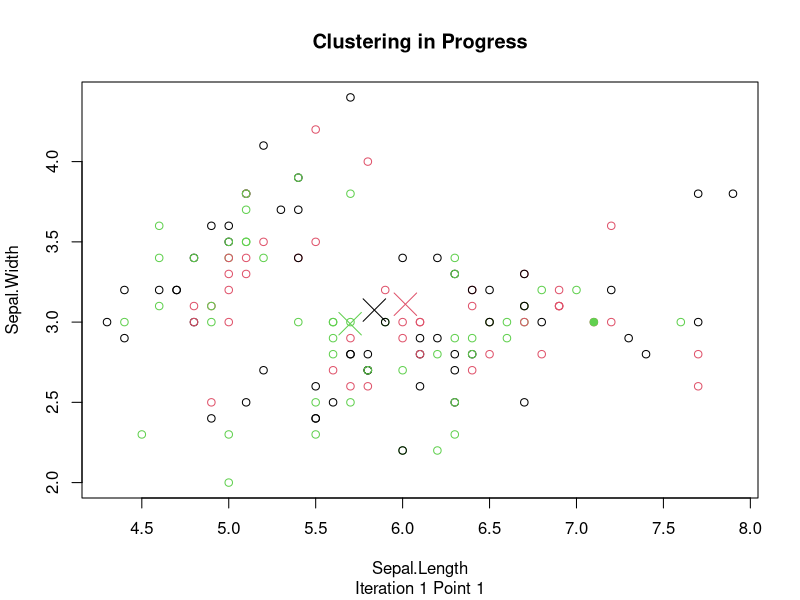
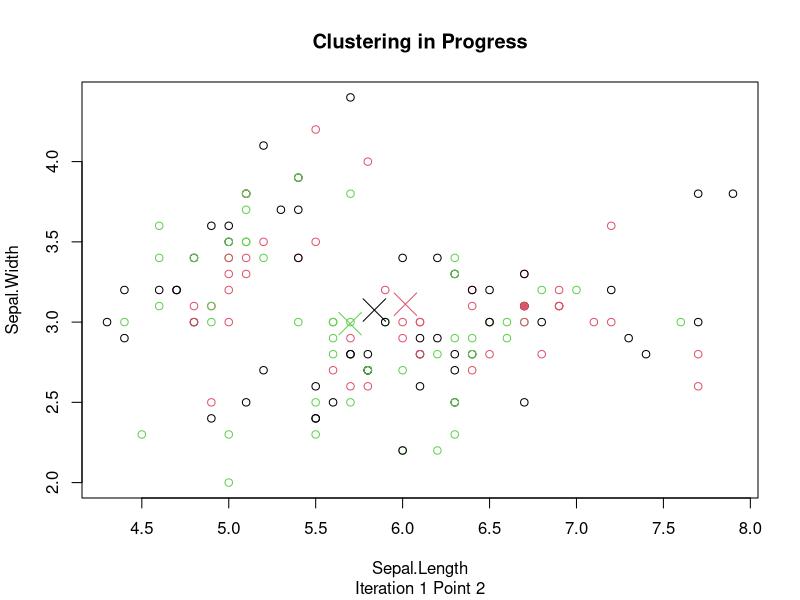
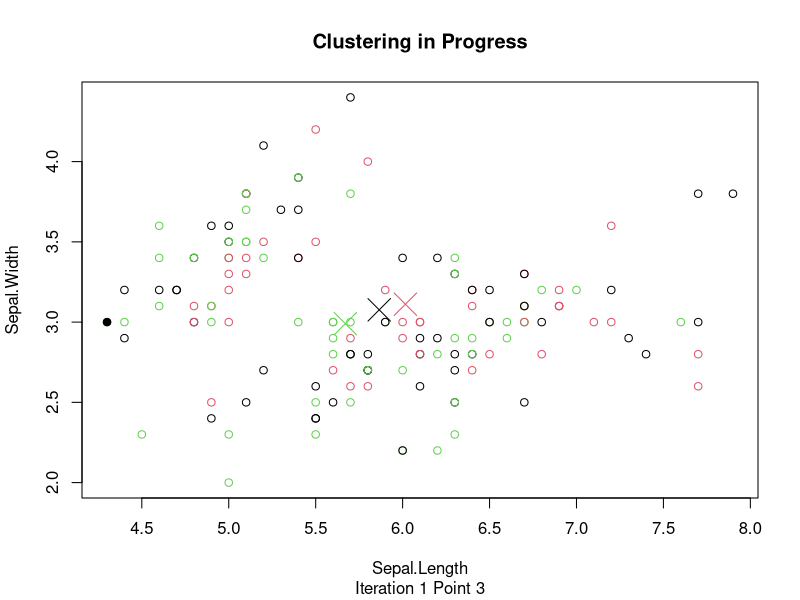
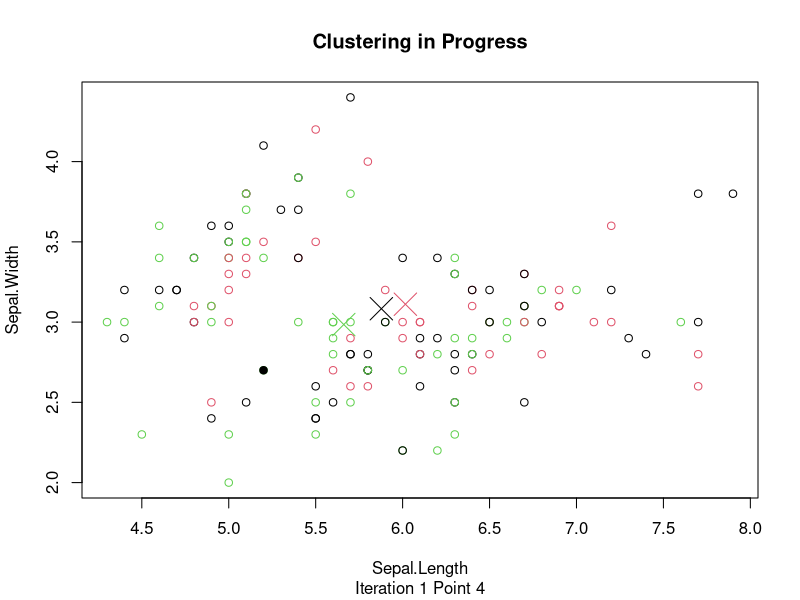
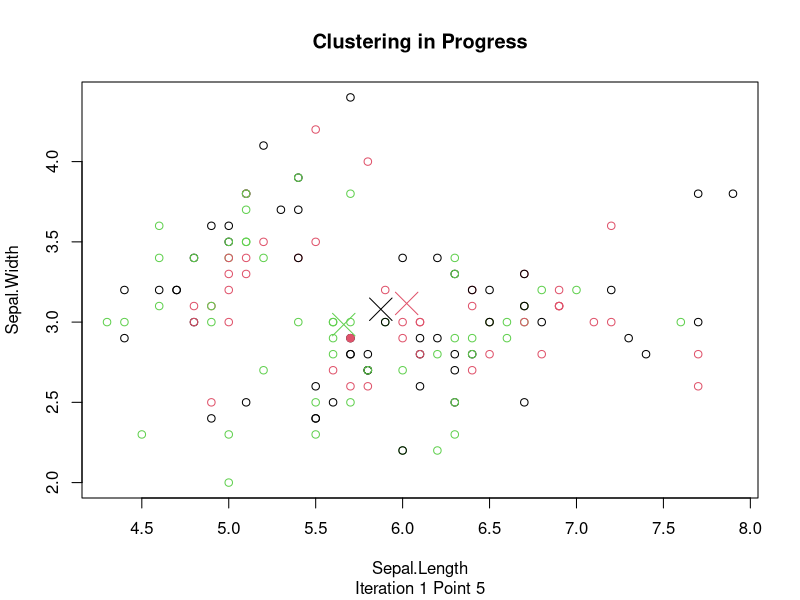
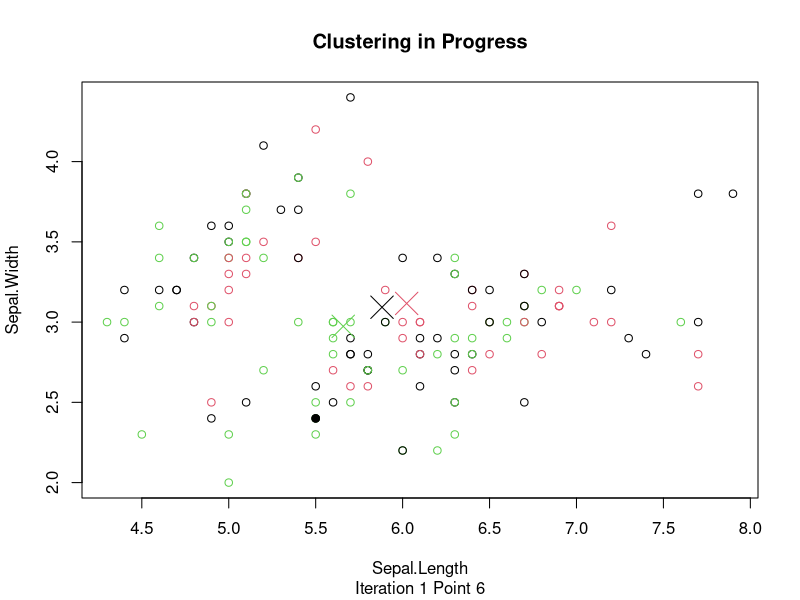
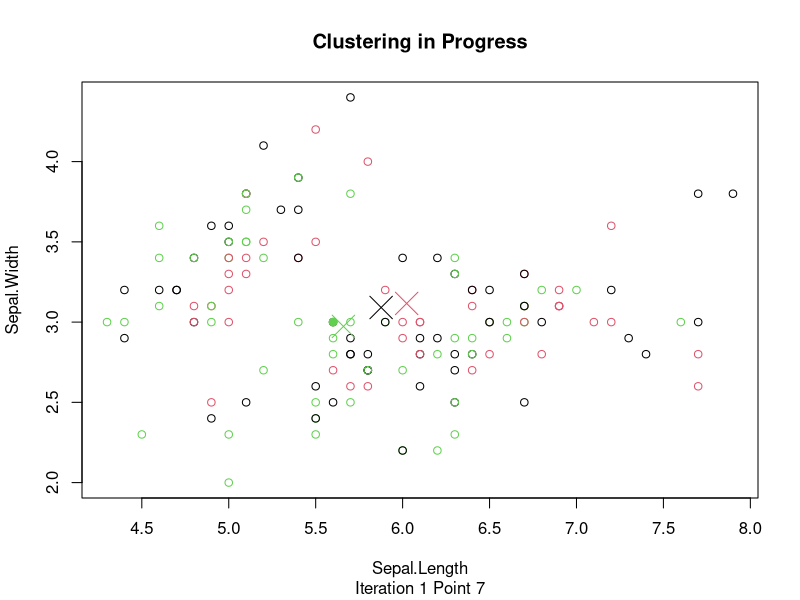
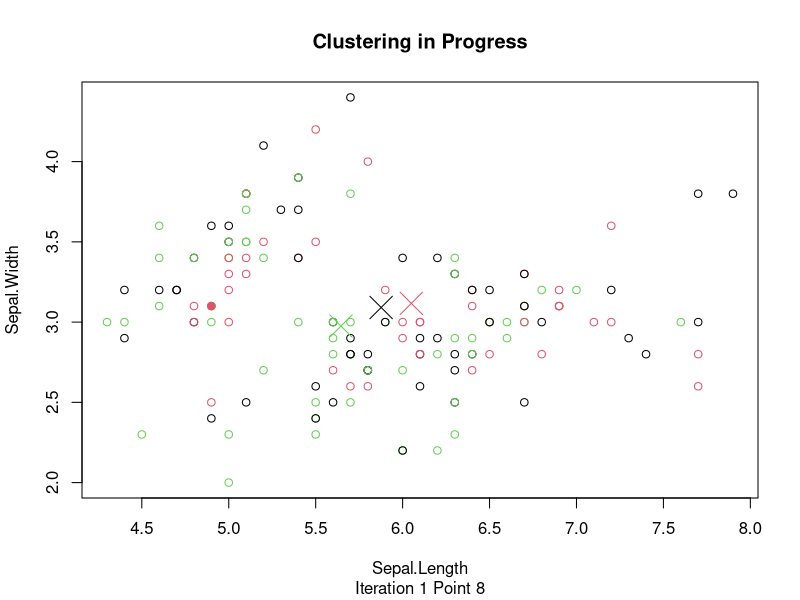

Generate these figures, in order, with R: (Note: a time limit stopped this script after it produced the figures.)
hw_kmeans <- function(x, k, colx, coly, msg=FALSE, doPlot=FALSE, animation=FALSE, interval=0.07) {
  get_centroids <- function(x, k){
    #split data into clusters
    splitx <- split(x, x$cluster)
    #find dimensions of data, initialise centroids & get column names of data
    dimensions <- ncol(x)-1
    centroids <- x[0,]
    columnNames <- colnames(centroids)
    #loop through clusters
    for (c in 1:k) {
      clusterCentroids <- c()
      cluster <- data.frame(splitx[c])
      #loop through dimensions
      for (d in 1:dimensions) {
        #get mean of the dimension for the cluster
        clusterCentroids <- append(clusterCentroids,mean(cluster[,d]))
      }
      #add the means of all the dimensions for each cluster
      clusterCentroids <- append(clusterCentroids,c)
      centroids <-rbind(centroids,clusterCentroids)
    }
    #add the column names
    colnames(centroids) <- columnNames
    return(centroids)
  }
  
  get_sum_of_squares <- function (x,k,centroids) {
    error <- 0
    #split data into clusters
    splitx <- split(x, x$cluster)
    dimensions <- ncol(x)-1
    #loop through clusters
    for (c in 1:k) {
      cluster <- data.frame(splitx[c])
      #loop through dimensions
      for (d in 1:dimensions) {
        ssd <- 0
        #loop through rows in dimension
        for (m in cluster[,d]) {
          ssd <- ssd + ((m-centroids[c,d])^2)
        }
        ssd < ssd/(nrow(cluster[,d])-1)
        #add dimension error to total
        error <- error + ssd
      }
    }
    return(error)
  }
  
  #Assign points to cluster at random
  cluster <- sample(1:k,nrow(x),replace = TRUE)
  x$cluster <- cluster
  
  #index for sorting
  x$index <- as.numeric(row.names(x))
  
  #set initial centroids as means of clusters
  centroids <- get_centroids(x,k)
  
  if(doPlot){
    #plot intial clusters and centroids
    plot(x[c(colx,coly)],col=x$cluster,main='Initial Clusters/Centroids')
    points(centroids[c(colx,coly)],col=centroids$cluster,pch=4, cex=3)
  }
  
  #interation for plots
  i <- 1
  while (TRUE) {
    convergence <- TRUE
    #shuffle data
    x <- x[sample(nrow(x)),]
    #loop through points
    for (r in 1:nrow(x)) {
      #add a delay for animation
      if (animation) {
        Sys.sleep(interval)
      }
      p <- x[r,]
      #get initial cluster to check for convergence 
      initialCluster <- x[r,]$cluster
      newCluster <- 0
      testError <- Inf
      
      #check which cluster to reassign to if any
      #loop through clusters
      for (c in 1:k) {
        if(msg){
          cat('Testing row ',r,' in cluster ',c,'\n')
        }
    
        #set cluster of row being tested
        x[r,]$cluster <- c
        
        #calculate centroids for cluster including new point
        testCentroids <- get_centroids(x,k)
        
        #calculate sum of squares for cluster with row
        currentError <- get_sum_of_squares(x,k,testCentroids)
        
        if(currentError < testError) {
          newCluster <- c
          testError <- currentError
          centroids <- testCentroids
          if (msg) {
            cat('Cluster for row ',r,' is ',newCluster,'\n')
          }
        }
      }
      
      x[r,]$cluster <- newCluster
      
      #plot data with point being tested
      if (animation){
        plot(x[c(colx,coly)],col=x$cluster,main='Clustering in Progress',sub=paste('Iteration', i, 'Point', r, sep=' '))
        points(p[c(colx,coly)],col=p$cluster,pch=19, cex=1)
        points(centroids[c(colx,coly)],col=centroids$cluster,pch=4, cex=3) 
      }
      #if a cluster has moved loop again
      if (initialCluster != newCluster) {
        convergence = FALSE
      }
    }
    #if we have reached convergence stop iterating
    if(convergence){
      break
    }
    i<-i+1
  }
  if(doPlot){
    #plot final clusters
    plot(x[c(colx,coly)],col=x$cluster,main='Final Clusters')
    points(centroids[c(colx,coly)],col=centroids$cluster,pch=4, cex=3)
  }
  
  #reorder data to return
  return(x[order(x$index), ])
}


#iris
newiris <- iris
newiris$Species <- NULL
#newiris

first="Sepal.Length"
second="Sepal.Width"

#kc <- kmeans(newiris, 3)
kc <- hw_kmeans(newiris,3, first, second, animation=TRUE)

kc
table(iris$Species, kc$cluster)

#plot(newiris[c(first, second)], col=kc$cluster)
#points(kc$centers[,c(first, second)], col=1:3, pch=8, cex=2)
